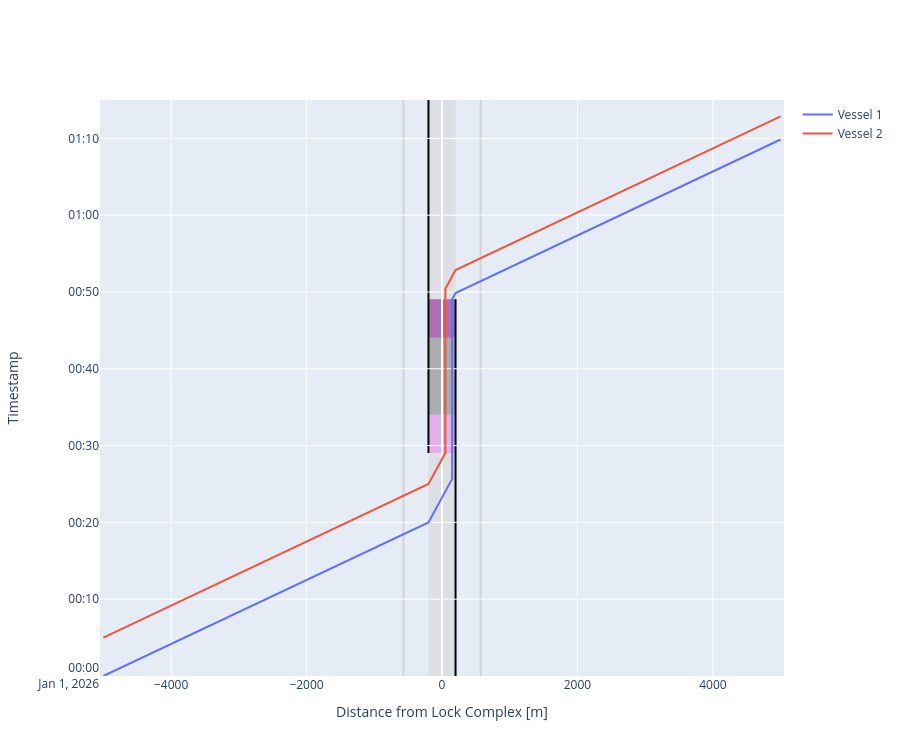

The cell this chart's notebook holds for it:
### Markdown cell above
##### Time-distance diagram
The time-distance diagram confirms the above.

### Code cell
def cm_to_pixels(cm):
    return cm * 37.8 # Set figure height to 10 cmfig.update_layout(height=cm_to_pixels(10))

# We can plot the time-distance diagram
fig = lock_chamber.plot(xlimmin = -5050, 
                        xlimmax = 5050, 
                        ylimmin = datetime.datetime(2026, 1, 1, 0, 0, 0),
                        ylimmax = datetime.datetime(2026, 1, 1, 1, 15, 0),
                        method='Plotly')

fig.update_layout(height=cm_to_pixels(20))

### Figure 1 — Plotly figure (JSON) as saved in the notebook; plotly's stock layout.template omitted (floating-point values rounded to 4 significant figures)
{"data": [{"mode": "lines", "name": "Vessel 1", "type": "scatter", "x": [-5000.0, -5000.0, -200.0, -200.0, 150.0, 150.0, 150.0, 150.0, 150.0, 150.0, 150.0, 150.0, 200.0, 200.0, 570.0, 5000.0], "xaxis": "x", "y": ["2026-01-01T00:00:00", "2026-01-01T00:00:00", "2026-01-01T00:20:00", "2026-01-01T00:20:00", "2026-01-01T00:25:40.172786", "2026-01-01T00:29:02.980562", "2026-01-01T00:34:02.980562", "2026-01-01T00:34:02.980562", "2026-01-01T00:44:02.980562", "2026-01-01T00:44:02.980562", "2026-01-01T00:49:02.980562", "2026-01-01T00:49:02.980562", "2026-01-01T00:49:51.576674", "2026-01-01T00:49:51.576674", "2026-01-01T00:51:24.076674", "2026-01-01T01:09:51.576674"], "yaxis": "y"}, {"mode": "lines", "name": "Vessel 2", "type": "scatter", "x": [-5000.0, -5000.0, -200.0, -200.0, 50.0, 50.0, 50.0, 50.0, 50.0, 50.0, 50.0, 50.0, 50.0, 50.0, 200.0, 200.0, 570.0, 5000.0], "xaxis": "x", "y": ["2026-01-01T00:05:00", "2026-01-01T00:05:00", "2026-01-01T00:25:00", "2026-01-01T00:25:00", "2026-01-01T00:29:02.980562", "2026-01-01T00:29:02.980562", "2026-01-01T00:34:02.980562", "2026-01-01T00:34:02.980562", "2026-01-01T00:44:02.980562", "2026-01-01T00:44:02.980562", "2026-01-01T00:49:02.980562", "2026-01-01T00:49:02.980562", "2026-01-01T00:50:25.788337", "2026-01-01T00:50:25.788337", "2026-01-01T00:52:51.576674", "2026-01-01T00:52:51.576674", "2026-01-01T00:54:24.076674", "2026-01-01T01:12:51.576674"], "yaxis": "y"}], "layout": {"height": 756, "shapes": [{"fillcolor": "lightgrey", "layer": "below", "line": {"width": 0}, "name": "Lock Geometry", "opacity": 0.5, "type": "rect", "x0": -200, "x1": 200, "y0": "2026-01-01T00:00:00", "y1": "2026-01-01T01:15:00"}, {"fillcolor": "violet", "layer": "below", "line": {"width": 0}, "name": "Lock gate closing", "opacity": 0.5, "type": "rect", "x0": -200, "x1": 200, "xref": "x", "y0": "2026-01-01T00:29:02.980562", "y1": "2026-01-01T00:34:02.980562", "yref": "y"}, {"fillcolor": "grey", "layer": "below", "line": {"width": 0}, "name": "Lock levelling", "opacity": 0.5, "type": "rect", "x0": -200, "x1": 200, "xref": "x", "y0": "2026-01-01T00:34:02.980562", "y1": "2026-01-01T00:44:02.980562", "yref": "y"}, {"fillcolor": "purple", "layer": "below", "line": {"width": 0}, "name": "Lock gate opening", "opacity": 0.5, "type": "rect", "x0": -200, "x1": 200, "xref": "x", "y0": "2026-01-01T00:44:02.980562", "y1": "2026-01-01T00:49:02.980562", "yref": "y"}, {"fillcolor": "darkgrey", "layer": "below", "line": {"width": 0}, "name": "Lock gate opening", "opacity": 0.5, "type": "rect", "x0": -200, "x1": 200, "xref": "x", "y0": "2026-01-01T00:34:02.980562", "y1": "2026-01-01T00:44:02.980562", "yref": "y"}, {"layer": "below", "line": {"color": "black"}, "name": "Lock gate opening", "type": "line", "x0": -200, "x1": -200, "xref": "x", "y0": "2026-01-01T00:29:02.980562", "y1": "2026-01-01T01:15:00", "yref": "y"}, {"layer": "below", "line": {"color": "black"}, "name": "Lock gate opening", "type": "line", "x0": 200, "x1": 200, "xref": "x", "y0": "2026-01-01T00:00:00", "y1": "2026-01-01T00:49:02.980562", "yref": "y"}, {"layer": "below", "line": {"color": "lightgrey"}, "type": "line", "x0": -570, "x1": -570, "xref": "x", "y0": 0, "y1": 1, "yref": "y domain"}, {"layer": "below", "line": {"color": "lightgrey"}, "type": "line", "x0": 570, "x1": 570, "xref": "x", "y0": 0, "y1": 1, "yref": "y domain"}], "showlegend": true, "xaxis": {"anchor": "y", "domain": [0, 1], "range": [-5050, 5050], "title": {"text": "Distance from Lock Complex [m]"}}, "yaxis": {"anchor": "x", "domain": [0, 1], "range": ["2026-01-01T00:00:00", "2026-01-01T01:15:00"], "title": {"text": "Timestamp"}}}}
